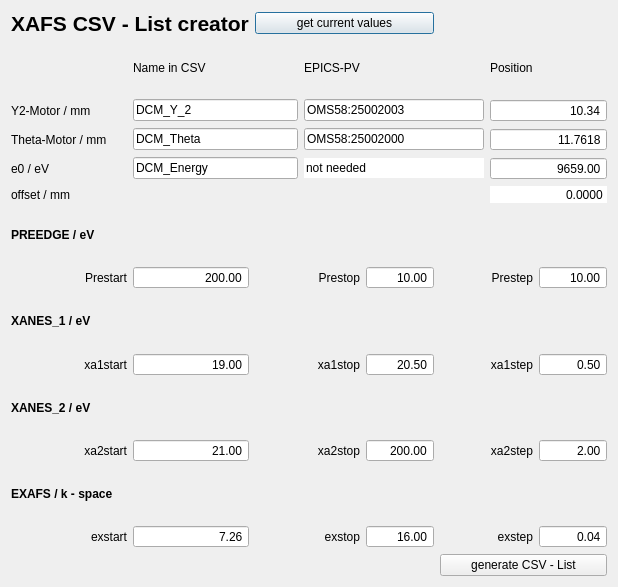
<?xml version="1.0" encoding="UTF-8"?>
<ui version="4.0">
 <class>XAFS_CSV_Creator</class>
 <widget class="QDialog" name="XAFS_CSV_Creator">
  <property name="geometry">
   <rect>
    <x>0</x>
    <y>0</y>
    <width>618</width>
    <height>587</height>
   </rect>
  </property>
  <property name="windowTitle">
   <string>XAFS_CSV_Creator</string>
  </property>
  <layout class="QGridLayout" name="gridLayout">
   <item row="0" column="0" colspan="2">
    <widget class="QLabel" name="label">
     <property name="font">
      <font>
       <pointsize>16</pointsize>
       <weight>75</weight>
       <bold>true</bold>
      </font>
     </property>
     <property name="text">
      <string>XAFS CSV - List creator</string>
     </property>
    </widget>
   </item>
   <item row="0" column="2" colspan="3">
    <widget class="QPushButton" name="getValues">
     <property name="text">
      <string>get current values</string>
     </property>
    </widget>
   </item>
   <item row="1" column="1">
    <widget class="QLabel" name="label_22">
     <property name="text">
      <string>Name in CSV</string>
     </property>
    </widget>
   </item>
   <item row="1" column="3">
    <widget class="QLabel" name="label_23">
     <property name="text">
      <string>EPICS-PV</string>
     </property>
    </widget>
   </item>
   <item row="1" column="6" colspan="2">
    <widget class="QLabel" name="label_24">
     <property name="text">
      <string>Position</string>
     </property>
    </widget>
   </item>
   <item row="2" column="0">
    <widget class="QLabel" name="label_2">
     <property name="text">
      <string>Y2-Motor / mm</string>
     </property>
     <property name="alignment">
      <set>Qt::AlignLeading|Qt::AlignLeft|Qt::AlignVCenter</set>
     </property>
    </widget>
   </item>
   <item row="2" column="1" colspan="2">
    <widget class="QLineEdit" name="y2_name">
     <property name="text">
      <string>DCM_Y_2</string>
     </property>
    </widget>
   </item>
   <item row="2" column="3" colspan="3">
    <widget class="QLineEdit" name="y2_pv">
     <property name="text">
      <string>OMS58:25002003</string>
     </property>
    </widget>
   </item>
   <item row="2" column="6" colspan="2">
    <widget class="QDoubleSpinBox" name="dcm_y2">
     <property name="alignment">
      <set>Qt::AlignRight|Qt::AlignTrailing|Qt::AlignVCenter</set>
     </property>
     <property name="buttonSymbols">
      <enum>QAbstractSpinBox::NoButtons</enum>
     </property>
     <property name="value">
      <double>10.340000000000000</double>
     </property>
    </widget>
   </item>
   <item row="3" column="0">
    <widget class="QLabel" name="label_3">
     <property name="text">
      <string>Theta-Motor / mm</string>
     </property>
     <property name="alignment">
      <set>Qt::AlignLeading|Qt::AlignLeft|Qt::AlignVCenter</set>
     </property>
    </widget>
   </item>
   <item row="3" column="1" colspan="2">
    <widget class="QLineEdit" name="theta_name">
     <property name="text">
      <string>DCM_Theta</string>
     </property>
    </widget>
   </item>
   <item row="3" column="3" colspan="3">
    <widget class="QLineEdit" name="theta_pv">
     <property name="text">
      <string>OMS58:25002000</string>
     </property>
    </widget>
   </item>
   <item row="3" column="6" colspan="2">
    <widget class="QDoubleSpinBox" name="dcm_theta">
     <property name="alignment">
      <set>Qt::AlignRight|Qt::AlignTrailing|Qt::AlignVCenter</set>
     </property>
     <property name="buttonSymbols">
      <enum>QAbstractSpinBox::NoButtons</enum>
     </property>
     <property name="decimals">
      <number>4</number>
     </property>
     <property name="value">
      <double>11.761799999999999</double>
     </property>
    </widget>
   </item>
   <item row="4" column="0">
    <widget class="QLabel" name="label_4">
     <property name="text">
      <string>e0 / eV</string>
     </property>
     <property name="alignment">
      <set>Qt::AlignLeading|Qt::AlignLeft|Qt::AlignVCenter</set>
     </property>
    </widget>
   </item>
   <item row="4" column="1" colspan="2">
    <widget class="QLineEdit" name="e0_name">
     <property name="text">
      <string>DCM_Energy</string>
     </property>
    </widget>
   </item>
   <item row="4" column="3" colspan="3">
    <widget class="QLineEdit" name="lineEdit_6">
     <property name="text">
      <string>not needed</string>
     </property>
     <property name="frame">
      <bool>false</bool>
     </property>
     <property name="readOnly">
      <bool>true</bool>
     </property>
    </widget>
   </item>
   <item row="4" column="6" colspan="2">
    <widget class="QDoubleSpinBox" name="e0">
     <property name="alignment">
      <set>Qt::AlignRight|Qt::AlignTrailing|Qt::AlignVCenter</set>
     </property>
     <property name="buttonSymbols">
      <enum>QAbstractSpinBox::NoButtons</enum>
     </property>
     <property name="decimals">
      <number>2</number>
     </property>
     <property name="maximum">
      <double>99999999.000000000000000</double>
     </property>
     <property name="value">
      <double>9659.000000000000000</double>
     </property>
    </widget>
   </item>
   <item row="5" column="0">
    <widget class="QLabel" name="label_21">
     <property name="text">
      <string>offset / mm</string>
     </property>
     <property name="alignment">
      <set>Qt::AlignLeading|Qt::AlignLeft|Qt::AlignVCenter</set>
     </property>
    </widget>
   </item>
   <item row="5" column="6" colspan="2">
    <widget class="QDoubleSpinBox" name="offset">
     <property name="frame">
      <bool>false</bool>
     </property>
     <property name="alignment">
      <set>Qt::AlignRight|Qt::AlignTrailing|Qt::AlignVCenter</set>
     </property>
     <property name="readOnly">
      <bool>true</bool>
     </property>
     <property name="buttonSymbols">
      <enum>QAbstractSpinBox::NoButtons</enum>
     </property>
     <property name="decimals">
      <number>4</number>
     </property>
     <property name="value">
      <double>0.000000000000000</double>
     </property>
    </widget>
   </item>
   <item row="6" column="0">
    <widget class="QLabel" name="label_6">
     <property name="font">
      <font>
       <weight>75</weight>
       <bold>true</bold>
      </font>
     </property>
     <property name="text">
      <string>PREEDGE / eV</string>
     </property>
    </widget>
   </item>
   <item row="7" column="0">
    <widget class="QLabel" name="label_5">
     <property name="text">
      <string>Prestart</string>
     </property>
     <property name="alignment">
      <set>Qt::AlignRight|Qt::AlignTrailing|Qt::AlignVCenter</set>
     </property>
    </widget>
   </item>
   <item row="7" column="1">
    <widget class="QDoubleSpinBox" name="preStart">
     <property name="alignment">
      <set>Qt::AlignRight|Qt::AlignTrailing|Qt::AlignVCenter</set>
     </property>
     <property name="buttonSymbols">
      <enum>QAbstractSpinBox::NoButtons</enum>
     </property>
     <property name="decimals">
      <number>2</number>
     </property>
     <property name="maximum">
      <double>99999999.000000000000000</double>
     </property>
     <property name="value">
      <double>200.000000000000000</double>
     </property>
    </widget>
   </item>
   <item row="7" column="2" colspan="2">
    <widget class="QLabel" name="label_7">
     <property name="text">
      <string>Prestop</string>
     </property>
     <property name="alignment">
      <set>Qt::AlignRight|Qt::AlignTrailing|Qt::AlignVCenter</set>
     </property>
    </widget>
   </item>
   <item row="7" column="4">
    <widget class="QDoubleSpinBox" name="preStop">
     <property name="alignment">
      <set>Qt::AlignRight|Qt::AlignTrailing|Qt::AlignVCenter</set>
     </property>
     <property name="buttonSymbols">
      <enum>QAbstractSpinBox::NoButtons</enum>
     </property>
     <property name="decimals">
      <number>2</number>
     </property>
     <property name="maximum">
      <double>99999999.000000000000000</double>
     </property>
     <property name="value">
      <double>10.000000000000000</double>
     </property>
    </widget>
   </item>
   <item row="7" column="5" colspan="2">
    <widget class="QLabel" name="label_8">
     <property name="text">
      <string>Prestep</string>
     </property>
     <property name="alignment">
      <set>Qt::AlignRight|Qt::AlignTrailing|Qt::AlignVCenter</set>
     </property>
    </widget>
   </item>
   <item row="7" column="7">
    <widget class="QDoubleSpinBox" name="preStep">
     <property name="alignment">
      <set>Qt::AlignRight|Qt::AlignTrailing|Qt::AlignVCenter</set>
     </property>
     <property name="buttonSymbols">
      <enum>QAbstractSpinBox::NoButtons</enum>
     </property>
     <property name="decimals">
      <number>2</number>
     </property>
     <property name="maximum">
      <double>99999999.000000000000000</double>
     </property>
     <property name="value">
      <double>10.000000000000000</double>
     </property>
    </widget>
   </item>
   <item row="8" column="0">
    <widget class="QLabel" name="label_12">
     <property name="font">
      <font>
       <weight>75</weight>
       <bold>true</bold>
      </font>
     </property>
     <property name="text">
      <string>XANES_1 / eV</string>
     </property>
    </widget>
   </item>
   <item row="9" column="0">
    <widget class="QLabel" name="label_11">
     <property name="text">
      <string>xa1start</string>
     </property>
     <property name="alignment">
      <set>Qt::AlignRight|Qt::AlignTrailing|Qt::AlignVCenter</set>
     </property>
    </widget>
   </item>
   <item row="9" column="1">
    <widget class="QDoubleSpinBox" name="xa1Start">
     <property name="alignment">
      <set>Qt::AlignRight|Qt::AlignTrailing|Qt::AlignVCenter</set>
     </property>
     <property name="buttonSymbols">
      <enum>QAbstractSpinBox::NoButtons</enum>
     </property>
     <property name="decimals">
      <number>2</number>
     </property>
     <property name="maximum">
      <double>99999999.000000000000000</double>
     </property>
     <property name="value">
      <double>19.000000000000000</double>
     </property>
    </widget>
   </item>
   <item row="9" column="2" colspan="2">
    <widget class="QLabel" name="label_10">
     <property name="text">
      <string>xa1stop</string>
     </property>
     <property name="alignment">
      <set>Qt::AlignRight|Qt::AlignTrailing|Qt::AlignVCenter</set>
     </property>
    </widget>
   </item>
   <item row="9" column="4">
    <widget class="QDoubleSpinBox" name="xa1Stop">
     <property name="alignment">
      <set>Qt::AlignRight|Qt::AlignTrailing|Qt::AlignVCenter</set>
     </property>
     <property name="buttonSymbols">
      <enum>QAbstractSpinBox::NoButtons</enum>
     </property>
     <property name="decimals">
      <number>2</number>
     </property>
     <property name="maximum">
      <double>99999999.000000000000000</double>
     </property>
     <property name="value">
      <double>20.500000000000000</double>
     </property>
    </widget>
   </item>
   <item row="9" column="5" colspan="2">
    <widget class="QLabel" name="label_9">
     <property name="text">
      <string>xa1step</string>
     </property>
     <property name="alignment">
      <set>Qt::AlignRight|Qt::AlignTrailing|Qt::AlignVCenter</set>
     </property>
    </widget>
   </item>
   <item row="9" column="7">
    <widget class="QDoubleSpinBox" name="xa1Step">
     <property name="alignment">
      <set>Qt::AlignRight|Qt::AlignTrailing|Qt::AlignVCenter</set>
     </property>
     <property name="buttonSymbols">
      <enum>QAbstractSpinBox::NoButtons</enum>
     </property>
     <property name="decimals">
      <number>2</number>
     </property>
     <property name="maximum">
      <double>99999999.000000000000000</double>
     </property>
     <property name="value">
      <double>0.500000000000000</double>
     </property>
    </widget>
   </item>
   <item row="10" column="0">
    <widget class="QLabel" name="label_16">
     <property name="font">
      <font>
       <weight>75</weight>
       <bold>true</bold>
      </font>
     </property>
     <property name="text">
      <string>XANES_2 / eV</string>
     </property>
    </widget>
   </item>
   <item row="11" column="0">
    <widget class="QLabel" name="label_15">
     <property name="text">
      <string>xa2start</string>
     </property>
     <property name="alignment">
      <set>Qt::AlignRight|Qt::AlignTrailing|Qt::AlignVCenter</set>
     </property>
    </widget>
   </item>
   <item row="11" column="1">
    <widget class="QDoubleSpinBox" name="xa2Start">
     <property name="alignment">
      <set>Qt::AlignRight|Qt::AlignTrailing|Qt::AlignVCenter</set>
     </property>
     <property name="buttonSymbols">
      <enum>QAbstractSpinBox::NoButtons</enum>
     </property>
     <property name="decimals">
      <number>2</number>
     </property>
     <property name="maximum">
      <double>99999999.000000000000000</double>
     </property>
     <property name="value">
      <double>21.000000000000000</double>
     </property>
    </widget>
   </item>
   <item row="11" column="2" colspan="2">
    <widget class="QLabel" name="label_14">
     <property name="text">
      <string>xa2stop</string>
     </property>
     <property name="alignment">
      <set>Qt::AlignRight|Qt::AlignTrailing|Qt::AlignVCenter</set>
     </property>
    </widget>
   </item>
   <item row="11" column="4">
    <widget class="QDoubleSpinBox" name="xa2Stop">
     <property name="alignment">
      <set>Qt::AlignRight|Qt::AlignTrailing|Qt::AlignVCenter</set>
     </property>
     <property name="buttonSymbols">
      <enum>QAbstractSpinBox::NoButtons</enum>
     </property>
     <property name="decimals">
      <number>2</number>
     </property>
     <property name="maximum">
      <double>99999999.000000000000000</double>
     </property>
     <property name="value">
      <double>200.000000000000000</double>
     </property>
    </widget>
   </item>
   <item row="11" column="5" colspan="2">
    <widget class="QLabel" name="label_13">
     <property name="text">
      <string>xa2step</string>
     </property>
     <property name="alignment">
      <set>Qt::AlignRight|Qt::AlignTrailing|Qt::AlignVCenter</set>
     </property>
    </widget>
   </item>
   <item row="11" column="7">
    <widget class="QDoubleSpinBox" name="xa2Step">
     <property name="alignment">
      <set>Qt::AlignRight|Qt::AlignTrailing|Qt::AlignVCenter</set>
     </property>
     <property name="buttonSymbols">
      <enum>QAbstractSpinBox::NoButtons</enum>
     </property>
     <property name="decimals">
      <number>2</number>
     </property>
     <property name="maximum">
      <double>99999999.000000000000000</double>
     </property>
     <property name="value">
      <double>2.000000000000000</double>
     </property>
    </widget>
   </item>
   <item row="12" column="0">
    <widget class="QLabel" name="label_18">
     <property name="font">
      <font>
       <weight>75</weight>
       <bold>true</bold>
      </font>
     </property>
     <property name="text">
      <string>EXAFS / k - space</string>
     </property>
    </widget>
   </item>
   <item row="13" column="0">
    <widget class="QLabel" name="label_19">
     <property name="text">
      <string>exstart</string>
     </property>
     <property name="alignment">
      <set>Qt::AlignRight|Qt::AlignTrailing|Qt::AlignVCenter</set>
     </property>
    </widget>
   </item>
   <item row="13" column="1">
    <widget class="QDoubleSpinBox" name="exStart">
     <property name="alignment">
      <set>Qt::AlignRight|Qt::AlignTrailing|Qt::AlignVCenter</set>
     </property>
     <property name="buttonSymbols">
      <enum>QAbstractSpinBox::NoButtons</enum>
     </property>
     <property name="decimals">
      <number>2</number>
     </property>
     <property name="maximum">
      <double>99999999.000000000000000</double>
     </property>
     <property name="value">
      <double>7.260000000000000</double>
     </property>
    </widget>
   </item>
   <item row="13" column="2" colspan="2">
    <widget class="QLabel" name="label_17">
     <property name="text">
      <string>exstop</string>
     </property>
     <property name="alignment">
      <set>Qt::AlignRight|Qt::AlignTrailing|Qt::AlignVCenter</set>
     </property>
    </widget>
   </item>
   <item row="13" column="4">
    <widget class="QDoubleSpinBox" name="exStop">
     <property name="alignment">
      <set>Qt::AlignRight|Qt::AlignTrailing|Qt::AlignVCenter</set>
     </property>
     <property name="buttonSymbols">
      <enum>QAbstractSpinBox::NoButtons</enum>
     </property>
     <property name="decimals">
      <number>2</number>
     </property>
     <property name="maximum">
      <double>99999999.000000000000000</double>
     </property>
     <property name="value">
      <double>16.000000000000000</double>
     </property>
    </widget>
   </item>
   <item row="13" column="5" colspan="2">
    <widget class="QLabel" name="label_20">
     <property name="text">
      <string>exstep</string>
     </property>
     <property name="alignment">
      <set>Qt::AlignRight|Qt::AlignTrailing|Qt::AlignVCenter</set>
     </property>
    </widget>
   </item>
   <item row="13" column="7">
    <widget class="QDoubleSpinBox" name="exStep">
     <property name="alignment">
      <set>Qt::AlignRight|Qt::AlignTrailing|Qt::AlignVCenter</set>
     </property>
     <property name="buttonSymbols">
      <enum>QAbstractSpinBox::NoButtons</enum>
     </property>
     <property name="decimals">
      <number>2</number>
     </property>
     <property name="maximum">
      <double>99999999.000000000000000</double>
     </property>
     <property name="value">
      <double>0.040000000000000</double>
     </property>
    </widget>
   </item>
   <item row="14" column="5" colspan="3">
    <widget class="QPushButton" name="generateList">
     <property name="text">
      <string>generate CSV - List</string>
     </property>
    </widget>
   </item>
  </layout>
 </widget>
 <resources/>
 <connections/>
</ui>
